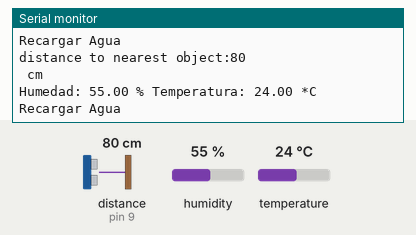
Bench run of a sketch on a simulated Arduino Uno, built with avr-gcc and run on an emulated ATmega328P. Shown: the last lines printed to the serial monitor. Wiring (inferred from the names in the program): ultrasonic range finder: trigger pin 8; echo pin 9. The inputs (shaded band) are chosen by the test bench; at power-on: distance to the obstacle (sensor on pin 9) 80 cm, humidity 55 %, temperature 24 °C. The echo pulse lasts 58.3 µs per cm.

Above: at 4.9 s.
5.0 s: distance to the obstacle (sensor on pin 9) set to 2 cm
At 7.9 s:
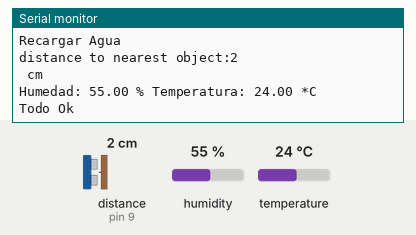
10.0 s: humidity set to 88 %
At 11.2 s:
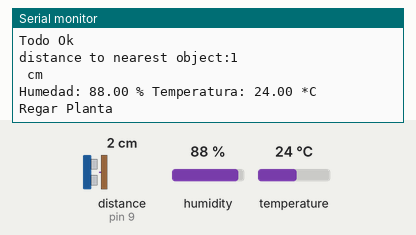
14.3 s: temperature set to 28 °C
At 15.3 s:
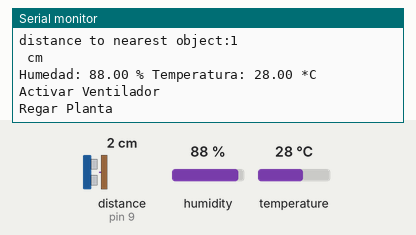
18.5 s: distance to the obstacle (sensor on pin 9) set to 4 cm
21.6 s: humidity set to 22 %
At 24.8 s:
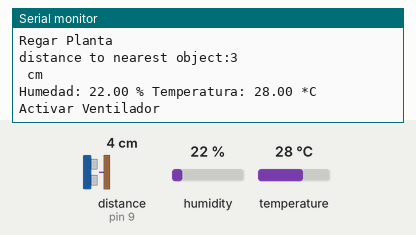
Timing chart, 0 to 25.7 s (numbered marks = the images above; inputs shaded):
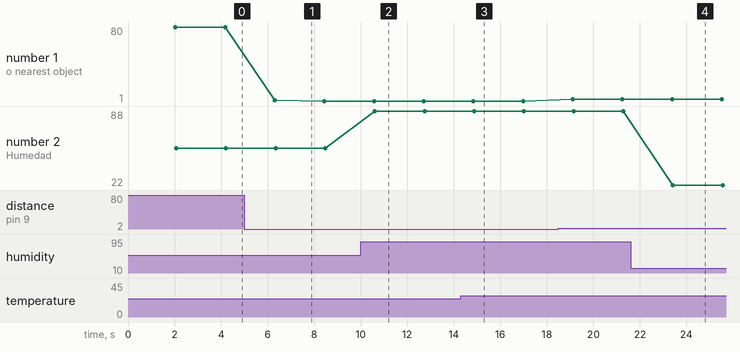

The sketch:

Ultrasonido.ino
```cpp
#include "DHT.h"
DHT dht(7, DHT11);
const unsigned int TRIG_PIN=8;
const unsigned int ECHO_PIN=9;
const unsigned int BAUD_RATE=9600;

const unsigned int RefT=25;
const unsigned int RefNivel=5;
const unsigned int RefH=80;

void setup() {
  pinMode(TRIG_PIN, OUTPUT);
  pinMode(ECHO_PIN, INPUT);
  Serial.begin(BAUD_RATE);

  // PREPARAR LA LIBRERIA PARA COMUNICARSE CON EL SENSOR
  dht.begin();
}

void loop() {

// ESPERAR ENTRE MEDICIONES, NECESARIO PARA EL BUEN FUNCIONAMIENTO
  delay(2000);
  // LEER LA HUMEDAD USANDO EL METRODO READHUMIDITY
  float h = dht.readHumidity();
  // LEER LA TEMPERATURA USANDO EL METRODO READTEMPERATURE
  float t = dht.readTemperature();
  // REVISAR QUE LOS RESULTADOS SEAN VALORES NUMERICOS VALIDOS, INDICANDO QUE LA COMUNICACION ES CORRECTA
  if (isnan(h) || isnan(t)) {
    Serial.println("Falla al leer el sensor DHT11!");
    return;
  }
  //Leer Sensor
  digitalWrite(TRIG_PIN, LOW);
  delayMicroseconds(2);
  digitalWrite(TRIG_PIN, HIGH);
  delayMicroseconds(10);
  digitalWrite(TRIG_PIN, LOW);


 const unsigned long duration= pulseIn(ECHO_PIN, HIGH);
 int distance= duration/29/2;
 if(duration==0){
   Serial.println("Warning: no pulse from sensor");
   }
  else{
      Serial.print("distance to nearest object:");
      Serial.println(distance);
      Serial.println(" cm");
        // IMPRIMIR RESULTADO AL MONITOR SERIAL
  Serial.print("Humedad: ");
  Serial.print(h);
  Serial.print(" % ");
  Serial.print("Temperatura: ");
  Serial.print(t);
  Serial.println(" *C");
  }
 delay(100);


  if((distance>RefNivel)||(t>RefT)||(h>RefH))
  {
   if(distance>RefNivel)
   {
    Serial.println("Recargar Agua");
    }
    else{}

    if(t>RefT)
   {
    Serial.println("Activar Ventilador");
    }
    else{}

    if(h>RefH)
   {
    Serial.println("Regar Planta");
    }
    else{}
  }
  else
  {
    Serial.println("Todo Ok");
  }


}
```

Measured:
- after the input at 5.0 s, the serial monitor: prints a new line after 1.3 s (image 1)
- after the input at 10.0 s, the serial monitor: prints a new line after 0.61 s (image 2)
- after the input at 14.3 s, the serial monitor: prints a new line after 0.58 s (image 3)
- after the input at 21.6 s, the serial monitor: prints a new line after 1.8 s (image 4)
- plotted number 1: 80 → 1 after the input at 5.0 s, 1 → 3 after the input at 18.5 s
- plotted number 2: 55 → 88 after the input at 10.0 s, 88 → 22 after the input at 21.6 s
